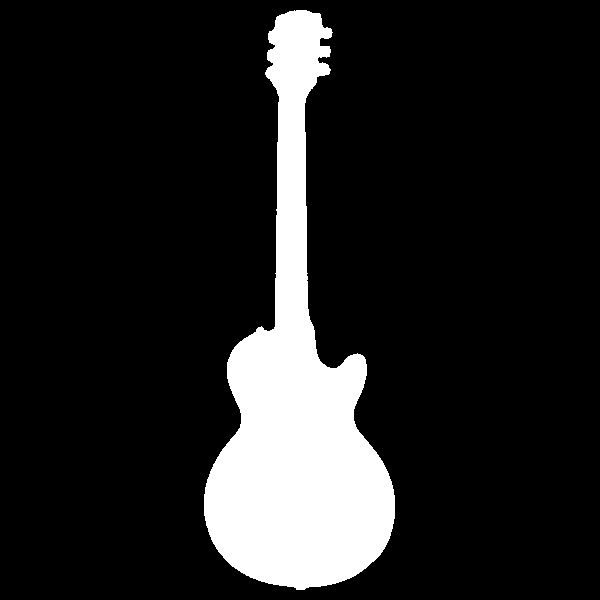
#> input picture template_matching_code/templates/3.single_cut_temp.jpg, 600 x 600 px
$ python 4_guitar_part_position_helper.py
#> lines starting #> are read from the running program, lines starting #| are printed output that depends on the picture
import cv2
import numpy as np

def draw_lines_with_trackbar(img_path):
#> called with img_path = '../templates/3.single_cut_temp.jpg'
    def nothing(x):
        pass

    # Load the image
    img = cv2.imread(img_path)
#> img is the input picture: shape (600, 600, 3); min 0, max 255, mean 34
    img_copy = img.copy()

    # Create a window and trackbars
    cv2.namedWindow('Line Tester')
    cv2.createTrackbar('Row1', 'Line Tester', 0, img.shape[0] - 1, nothing)
    cv2.createTrackbar('Row2', 'Line Tester', 0, img.shape[0] - 1, nothing)
    cv2.createTrackbar('Col1', 'Line Tester', 0, img.shape[1] - 1, nothing)
    cv2.createTrackbar('Col2', 'Line Tester', 0, img.shape[1] - 1, nothing)

    while True:
        # Get the trackbar positions
        row1 = cv2.getTrackbarPos('Row1', 'Line Tester')
        row2 = cv2.getTrackbarPos('Row2', 'Line Tester')
        col1 = cv2.getTrackbarPos('Col1', 'Line Tester')
        col2 = cv2.getTrackbarPos('Col2', 'Line Tester')

        # Reset the image to its original state
        img_copy = img.copy()

        # Draw vertical and horizontal lines based on trackbar values
        cv2.line(img_copy, (col1, 0), (col1, img_copy.shape[0]), (0, 0, 255), 2)  # Vertical line at Col1
        cv2.line(img_copy, (col2, 0), (col2, img_copy.shape[0]), (0, 255, 0), 2)  # Vertical line at Col2
        cv2.line(img_copy, (0, row1), (img_copy.shape[1], row1), (255, 0, 0), 2)  # Horizontal line at Row1
        cv2.line(img_copy, (0, row2), (img_copy.shape[1], row2), (255, 255, 0), 2)  # Horizontal line at Row2
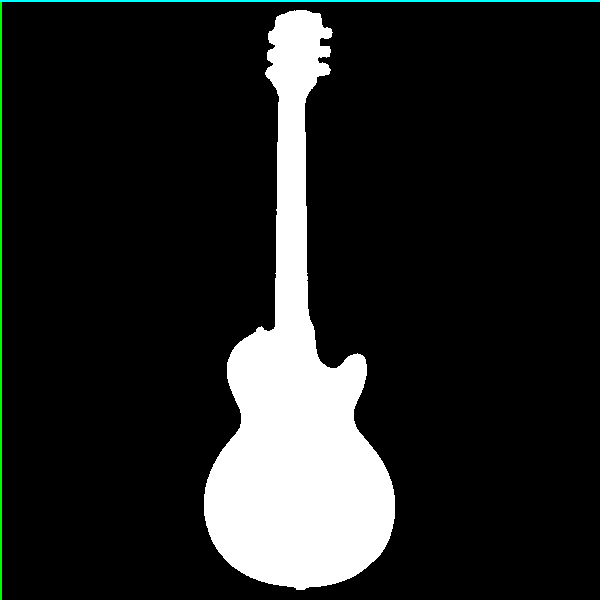
#> img_copy: shape (600, 600, 3); mean B, G, R 34.9, 35.7, 34

        # Display the image
        cv2.imshow('Line Tester', img_copy)

        # Exit when 'esc' key is pressed
        if cv2.waitKey(1) & 0xFF == 27:
#> (key Esc is pressed here)
            break

    cv2.destroyAllWindows()

if __name__ == "__main__":
    # Provide the path to your image
    strat_temp = "../templates/3.single_cut_temp.jpg"
    draw_lines_with_trackbar(strat_temp)
